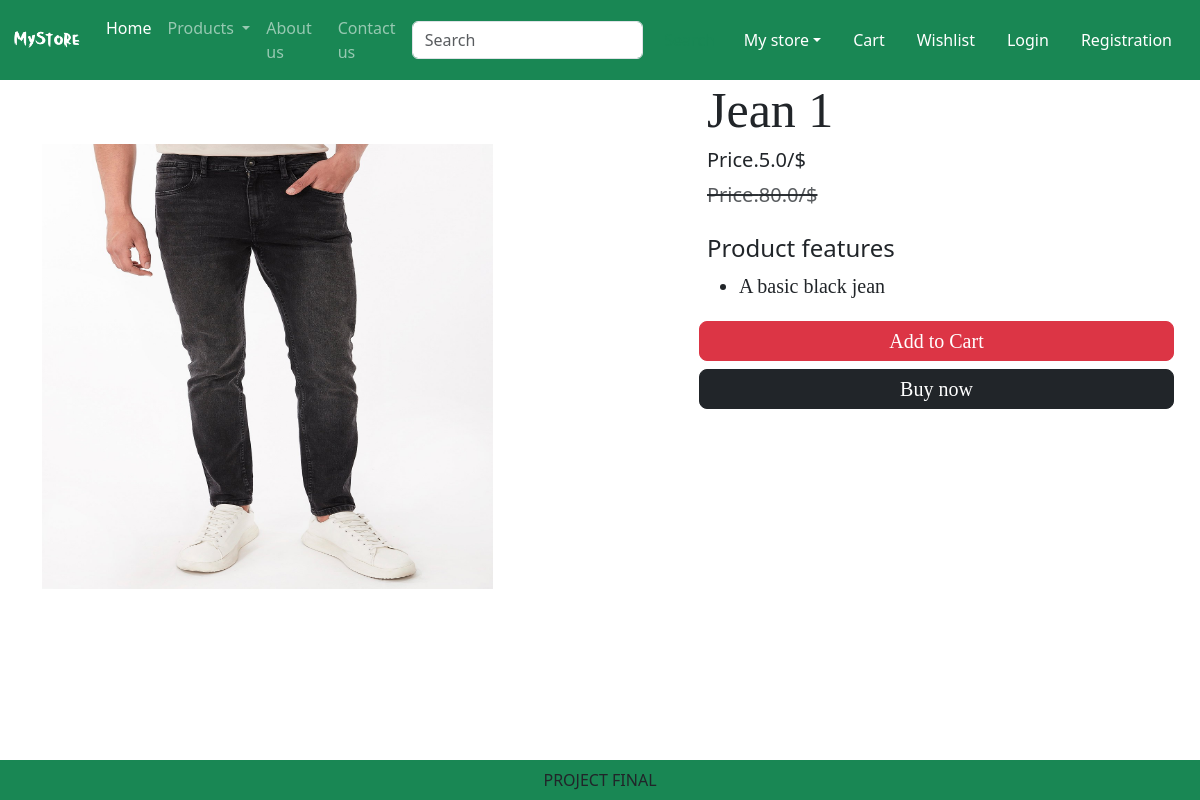
The app's page /product-detail/18 with its own data.
### app/models.py (models this page shows, shortened)
class Product(models.Model):
    title = models.CharField(max_length=100)
    selling_price = models.FloatField()
    discounted_price = models.FloatField()
    description = models.TextField()
    composition = models.TextField(default='')
    podapp = models.TextField(default='')
    category = models.CharField(choices=CATEGORY_CHOICES, max_length=2)
    product_image = models.ImageField(upload_to='product', blank=True, null=True)

### app/views.py (the view)
# urls.py: path("product-detail/<int:pk>", views.ProductDetail.as_view(),name="product-detail" ),
class ProductDetail(View):
    def get(self,request,pk):
        product = Product.objects.get(pk=pk)
        return render(request,"app/productdetail.html",locals())

### app/templates/app/productdetail.html (shortened to what this page needs)
{% extends 'app/base.html' %}
{% load static %}
{% block main-content %}
    <div class="container">
        <div class ="row flex justify-content-between">
            <div class="img2 col-lg-5 mt-5">
                <img src="{{product.product_image.url}}" class="image col-xs-6 col-sm-12 col-lg-12 mt-3 text-sm-center w-100 h-75" alt="">
            </div>
            <div class="productdetail col-lg-5">
                <h1 style="font-family:Georgia;font-size:50px;">{{product.title}}</h1>
                <h5>Price.{{product.discounted_price}}/$</h5>
                <small class ="text-decoration-line-through text-muted fs-5"><del>Price.{{product.selling_price}}/$</small></del>
                <br><br><h4>Product features</h4>
                <ul class ="fs-5" style="font-family: Rajdhani;">
                    <li>{{product.description}}</li>
                </ul>
                <div class="buttons row flex" style="font-family: Rajdhani;">
                    <button type="submit" class="d-grid gap-2 btn1 btn btn-danger p-1 m-1 btn-lg text-decoration-none text-white">Add to Cart</button>
                    <div class ="btn btn-dark p-1 m-1 btn-lg"><a href="#" class="text-decoration-none text-white">Buy now</a></div>
                </div>
            </div>
        </div>
    </div>
{% endblock main-content %}

### records on screen
Product: product_image (picture), title "Jean 1", discounted_price "5.0", selling_price "80.0", description "A basic black jean"
